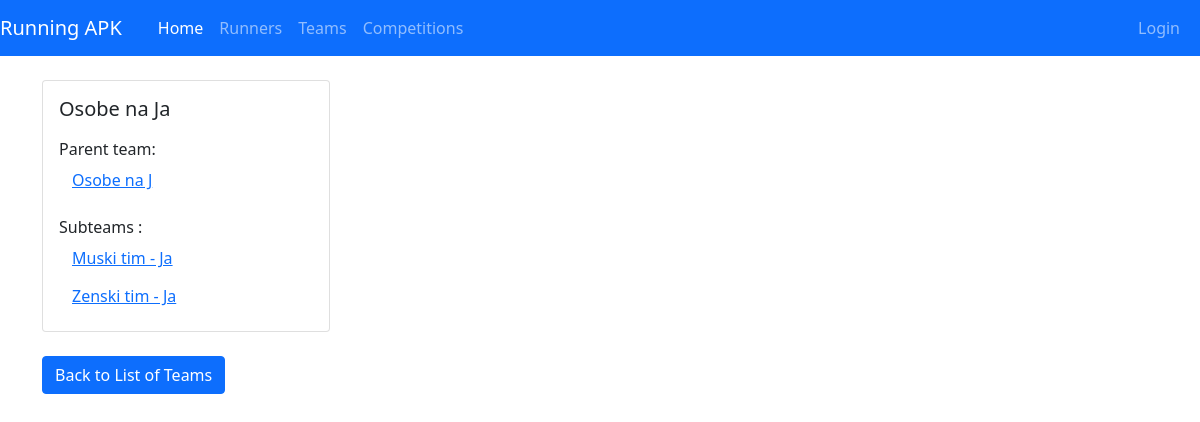
/viewoneteam.php?teamid=61, run on the app's committed database.
### tables this page shows
CREATE TABLE `team` (
  `team_id` int(11) NOT NULL,
  `name` varchar(70) NOT NULL,
  `parentteam_id` int(11) DEFAULT NULL
);

### db/team.php (called while the page is built, shortened)
<?php
    class Team{
        private $db;
        function __construct($conn)
        {
            $this->db = $conn;
        }
        public function getOneTeamDetails($id)
        {
            try
            {
                $sql=  "SELECT t1.*,t2.name as parentname FROM team t1 left join team t2 on t2.team_id=t1.parentteam_id
                        where t1.team_id= :id";
                $stmt= $this->db->prepare($sql);
                $stmt-> bindparam (':id',$id);
                $stmt->execute();
                $result=$stmt->fetch();
                return $result;
            }
            catch (PDOException $e)
            {
                echo '   usao u catch getOneTeamDetails  ';
                echo $e->getMessage();
                return false;
            }
        }
        public function getChildTeams($idParent)
        {
            try
            {
                $sql=  "SELECT * from team where parentteam_id=:idParent ";
                $stmt= $this->db->prepare($sql);
                $stmt-> bindparam (':idParent',$idParent);
                $stmt->execute();
                $result=$stmt->fetchAll();
                return $result;
            }
            catch (PDOException $e)
            {
                echo '   usao u catch getChildTeams  ';
                echo $e->getMessage();
                return false;
            }
        }
    }
    ?>

### db/conn.php (called while the page is built, shortened)
<?php
    $host = 'remotemysql.com';
    $db ='M7UijrD2Si';
    $user = 'M7UijrD2Si';
    $pass = 'a7SsbYzcyv';
    $charset = 'utf8mb4';
    $dsn = "mysql:host=$host;dbname=$db;charset=$charset";
    try{
        $pdo=new PDO($dsn, $user, $pass);
        $pdo->setAttribute(PDO::ATTR_ERRMODE, PDO::ERRMODE_EXCEPTION);
    }
    catch(PDOException $e){
       echo "Greska u conn.php";
        throw new PDOException($e->getMessage());
    }
    require_once 'team.php';
    $teamDB = new team($pdo);
?>

### viewoneteam.php (the view, shortened to what this page needs)
<?php
    require_once 'includes/header.php';
    require_once 'db/conn.php';
    if(!isset($_GET['teamid']))
    {
       include 'includes/errormessage.php';
       header("Location: viewallteams.php");
    }
    else
    {
        $id=$_GET['teamid'];
        $result=$teamDB->getOneTeamDetails($id);
        $childrenTeams=$teamDB->getChildTeams($id);
?>
<div class="card" style="width: 18rem;"  >
  <div class="card-body">
    <h5 class="card-title">
        <?php  echo $result['name'] ;?>
    </h5>
    <?php
        if($result['parentteam_id'] != NULL  || $childrenTeams != NULL)
        {
            if($result['parentteam_id'] != NULL ){
    ?>
        <p class="card-text">
            Parent team:
            <br>
                    <a href="viewoneteam.php?teamid=<?php echo $result['parentteam_id']  ?>" class="btn btn-link">
                        <?php echo $result['parentname']; ?>
                    </a>
        </p>
    <?php }
            if($childrenTeams != NULL){     ?>
                <p class="card-text">
                     Subteams :
                     <br>
                        <?php foreach( $childrenTeams as $ch ){ ?>
                            <a href="viewoneteam.php?teamid=<?php echo $ch['team_id']  ?>" class="btn btn-link">
                                <?php echo $ch['name']; ?>
                            </a>
                            <br>
                        <?php } ?>
                        </p>
     <?php } }else { ?>
        <p class="card-text">
           Team doesn't have any subteam and doesn't belong to any other team.
        </p>
     <?php }   ?>
    </div>
</div>
    <br>
    <a href="viewallteams.php"  class="btn btn-primary">Back to List of Teams </a>
<?php } ?>
<br>
<br>
<br>
<br>
<br>
<?php require_once 'includes/footer.php' ?>

### data on the page
team: name "Osobe na Ja", parentteam.name "Osobe na J"
team: name "Muski tim - Ja"
team: name "Zenski tim - Ja"
